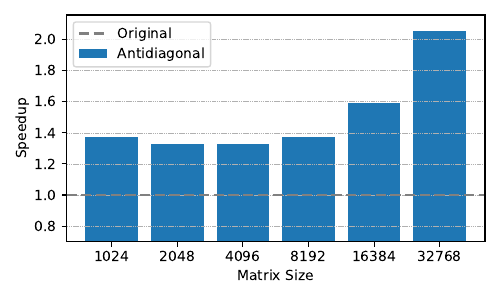

Recreate this plot in Python.
#!/usr/bin/env python
import re
import numpy as np
import matplotlib.pyplot as plt

with open("../result/cuda/nw.txt", "r") as file:
    data = file.read()

pattern = r"Running tests with SIZE = (\d+).*?original.*?Execution time:\s*([\d.]+).*?antidiag.*?Execution time:\s*([\d.]+)"
matches = re.findall(pattern, data, re.DOTALL)

# Lists to hold parsed data.
matrix_sizes = []
original_times = []
antidiag_times = []

for size_str, orig_time_str, antidiag_time_str in matches:
    matrix_sizes.append(int(size_str))
    original_times.append(float(orig_time_str))
    antidiag_times.append(float(antidiag_time_str))

# Convert lists to NumPy arrays.
matrix_sizes = np.array(matrix_sizes)[::-1]
original_times = np.array(original_times)[::-1]
antidiag_times = np.array(antidiag_times)[::-1]

# Compute speedup (Original / Antidiag)
speedup = original_times / antidiag_times

# Use indices for equally spaced groups, with tick labels set to matrix_sizes.
indices = np.arange(len(matrix_sizes))
bar_width = 0.35  # adjust bar width if needed

plt.figure(figsize=(5, 3))
# plt.bar(indices, speedup, bar_width, label='Speedup')

# Connect the speedup points with a line.
plt.bar(indices, speedup, label='Antidiagonal')

# Create a dashed horizontal line at y = 1.
plt.axhline(y=1, color='gray', linestyle='--', linewidth=2, label='Original')

plt.xlabel('Matrix Size')
plt.ylabel('Speedup')
# plt.title('Speedup by Matrix Size')
plt.xticks(indices, matrix_sizes)
plt.grid(True, axis='y', linestyle='--', linewidth=0.3)
plt.ylim(bottom=0.7)
plt.legend()
plt.tight_layout()
plt.savefig('cuda_nw.pdf')
# plt.show()

print("Matrix Sizes:      ", matrix_sizes)
print("Original Times:    ", original_times)
print("Antidiag Times:    ", antidiag_times)
print("Speedup (Orig/Antidiag):", speedup)
